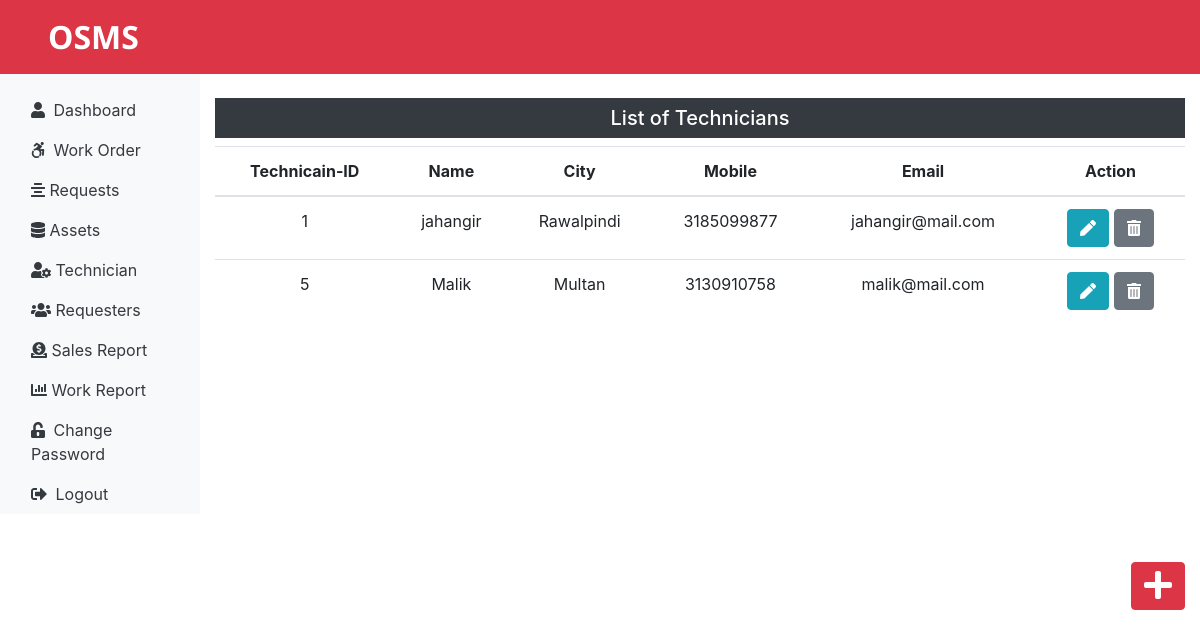
The app's page /admin/technician.php (signed in) with its own data.
### tables this page shows
CREATE TABLE `technician_tb` (
  `t_id` int(11) NOT NULL,
  `t_name` varchar(100) NOT NULL,
  `t_city` varchar(100) NOT NULL,
  `t_mobile` bigint(20) NOT NULL,
  `t_email` varchar(100) NOT NULL
);

### admin/technician.php (the view, shortened to what this page needs)
<?php
include('includes/header.php');
include('../connection.php');
?>
<div class="col-sm-9 col-md-10 mt-4">
    <h5 class="bg-dark text-white text-center py-2">List of Technicians</h5>
    <?php
        $sql = "SELECT * FROM technician_tb";
        $result = mysqli_query($connect, $sql);
        $rows = mysqli_num_rows($result);
 if($rows > 0){ ?>
     <table class="table text-center">
        <thead>
          <tr>
            <th scope="col">Technicain-ID</th>
              <th scope="col">Name</th>
              <th scope="col">City</th>
              <th scope="col">Mobile</th>
              <th scope="col">Email</th>
              <th scope="col">Action</th>
          </tr>
        </thead>
        <tbody>
          <?php
             while($row = mysqli_fetch_assoc($result)){?>
              <tr>
              <td><?php echo $row['t_id'] ?></td>
              <td><?php echo $row['t_name'] ?></td>
              <td><?php echo $row['t_city'] ?></td>
              <td><?php echo $row['t_mobile'] ?></td>
              <td><?php echo $row['t_email'] ?></td>
              <td>
                <form action="technicianedit.php" method="POST" class="d-inline">
                    <button type="submit" class="btn btn-info" name="edit">
                        <i class="fas fa-pen"></i>
                    </button>
                </form>
                <form action="" method="POST" class="d-inline">
                <input type="hidden" name="id" value="<?php echo $row['t_id'];       ?>"><button type="submit" class="btn btn-secondary" name="delete">
                    <i class="fas fa-trash-alt"></i></button>
                </form>
              </td>
              </tr>
            <?php }?>
            </tbody>
      </table>
        <?php  }?>
</div>
</div>
                 <div class="float-right my-5"><a href="technicianinsert.php" class="btn btn-danger"><i class="fas fa-plus fa-2x"></i></a></div>
        </div>
</body>
</html>

### records on screen
technician_tb: t_id "1", t_name "jahangir", t_city "Rawalpindi", t_mobile "3185099877", t_email "jahangir@mail.com"
technician_tb: t_id "5", t_name "Malik", t_city "Multan", t_mobile "3130910758", t_email "malik@mail.com"
